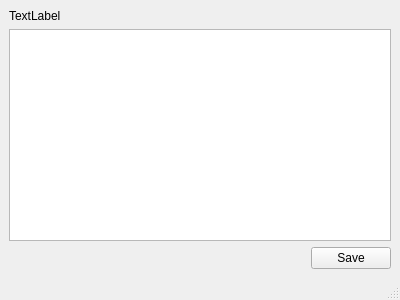
<?xml version="1.0" encoding="UTF-8"?>
<ui version="4.0">
 <class>MainWindow</class>
 <widget class="QMainWindow" name="MainWindow">
  <property name="geometry">
   <rect>
    <x>0</x>
    <y>0</y>
    <width>400</width>
    <height>300</height>
   </rect>
  </property>
  <property name="minimumSize">
   <size>
    <width>400</width>
    <height>300</height>
   </size>
  </property>
  <property name="windowTitle">
   <string>MYRaf3 - Error</string>
  </property>
  <widget class="QWidget" name="centralwidget">
   <layout class="QGridLayout" name="gridLayout">
    <item row="0" column="0" colspan="2">
     <widget class="QLabel" name="label">
      <property name="text">
       <string>TextLabel</string>
      </property>
     </widget>
    </item>
    <item row="1" column="0" colspan="2">
     <widget class="QListView" name="listView"/>
    </item>
    <item row="2" column="0">
     <spacer name="horizontalSpacer">
      <property name="orientation">
       <enum>Qt::Horizontal</enum>
      </property>
      <property name="sizeHint" stdset="0">
       <size>
        <width>288</width>
        <height>20</height>
       </size>
      </property>
     </spacer>
    </item>
    <item row="2" column="1">
     <widget class="QPushButton" name="pushButton">
      <property name="text">
       <string>Save</string>
      </property>
     </widget>
    </item>
   </layout>
  </widget>
  <widget class="QMenuBar" name="menubar">
   <property name="geometry">
    <rect>
     <x>0</x>
     <y>0</y>
     <width>400</width>
     <height>25</height>
    </rect>
   </property>
  </widget>
  <widget class="QStatusBar" name="statusbar"/>
 </widget>
 <resources/>
 <connections/>
</ui>
